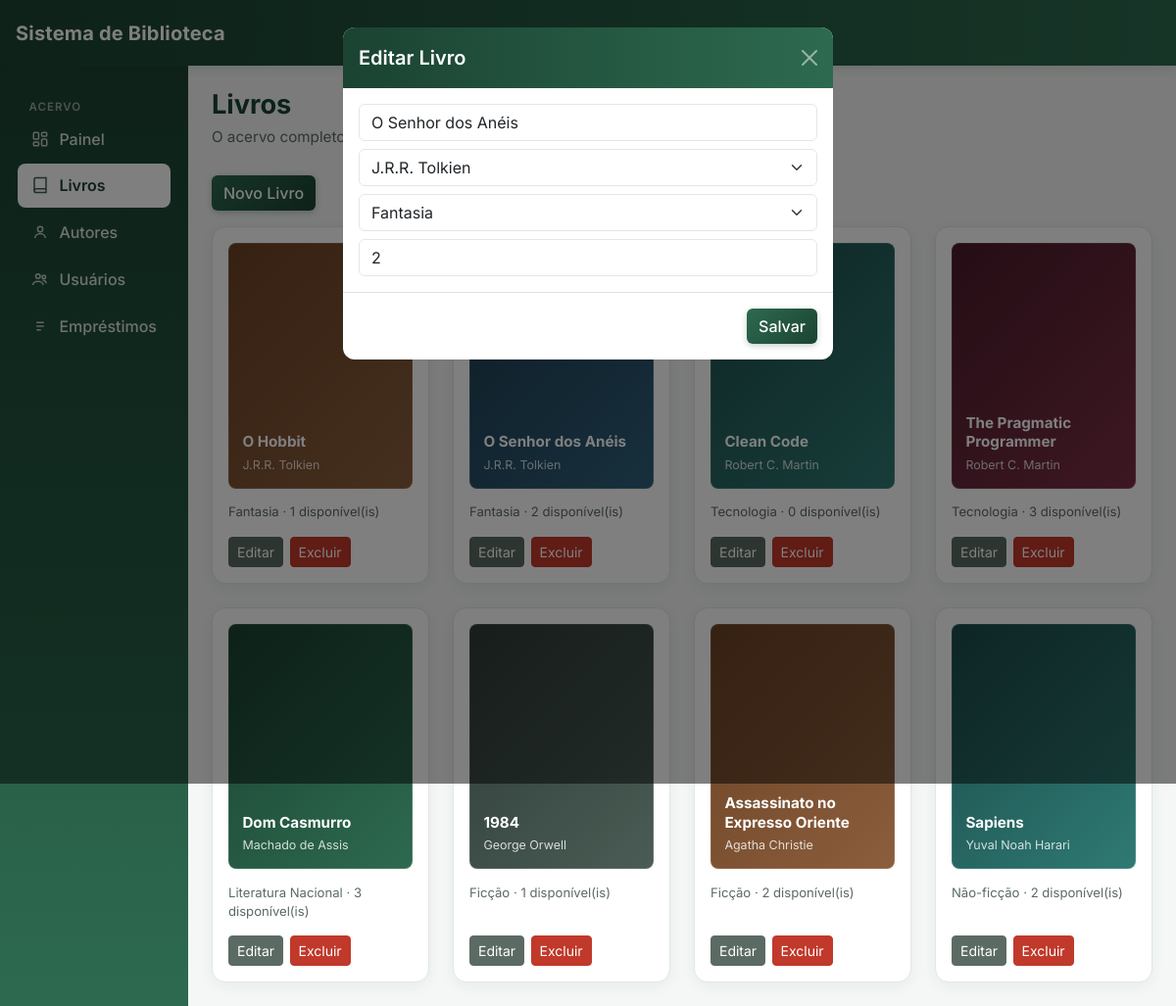
The page /pages/livros.php?editar=2 on the database its author committed.
### tables this page shows
CREATE TABLE livros (
    id INT AUTO_INCREMENT PRIMARY KEY,
    titulo VARCHAR(150) NOT NULL,
    autor_id INT,
    categoria_id INT,
    quantidade_total INT DEFAULT 1,
    quantidade_disponivel INT DEFAULT 1,
    FOREIGN KEY (autor_id) REFERENCES autores(id),
    FOREIGN KEY (categoria_id) REFERENCES categorias(id)
);

CREATE TABLE autores (
    id INT AUTO_INCREMENT PRIMARY KEY,
    nome VARCHAR(120) NOT NULL
);

CREATE TABLE categorias (
    id INT AUTO_INCREMENT PRIMARY KEY,
    nome VARCHAR(80) NOT NULL
);

### includes/funcoes.php (called while the page is built, shortened)
<?php
function corCapa($titulo) {
    return (crc32($titulo) % 6) + 1;
}
function listarDados($conexao, $tabela) {
    return mysqli_query($conexao, "SELECT * FROM $tabela");
}
function buscarPorId($conexao, $tabela, $id) {
    $stmt = mysqli_prepare($conexao, "SELECT * FROM $tabela WHERE id = ?");
    mysqli_stmt_bind_param($stmt, "i", $id);
    mysqli_stmt_execute($stmt);
    return mysqli_fetch_assoc(mysqli_stmt_get_result($stmt));
}

### pages/livros.php (the view, shortened to what this page needs)
<?php
require_once __DIR__ . '/../includes/conexao.php';
require_once __DIR__ . '/../includes/funcoes.php';
$livroEditando = null;
if (isset($_GET['editar'])) {
    $livroEditando = buscarPorId($conexao, 'livros', (int)$_GET['editar']);
}
$autores = listarDados($conexao, 'autores');
$categorias = listarDados($conexao, 'categorias');
$livros = mysqli_query($conexao, "
    SELECT l.*, a.nome AS autor, c.nome AS categoria
    FROM livros l
    LEFT JOIN autores a ON a.id = l.autor_id
    LEFT JOIN categorias c ON c.id = l.categoria_id
");
require_once __DIR__ . '/../includes/header.php';
require_once __DIR__ . '/../includes/sidebar.php';
?>
<div class="container-fluid p-4">
  <h1>Livros</h1>
  <p class="subtitulo">O acervo completo, com autor, categoria e disponibilidade.</p>
  <button class="btn btn-primary mb-3" data-bs-toggle="modal" data-bs-target="#modalLivro">
    Novo Livro
  </button>
  <?php if (mysqli_num_rows($livros) === 0): ?>
    <p class="text-muted">Nenhum livro cadastrado ainda.</p>
  <?php else: ?>
  <div class="row row-cols-1 row-cols-sm-2 row-cols-md-3 row-cols-lg-4 g-4">
    <?php while ($livro = mysqli_fetch_assoc($livros)): ?>
    <div class="col">
      <div class="livro-card">
        <div class="capa-livro capa-<?= corCapa($livro['titulo']) ?>">
          <span class="capa-titulo"><?= htmlspecialchars($livro['titulo']) ?></span>
          <span class="capa-autor"><?= htmlspecialchars($livro['autor'] ?? 'Autor desconhecido') ?></span>
        </div>
        <div class="livro-meta">
          <?= htmlspecialchars($livro['categoria'] ?? 'Sem categoria') ?> ·
          <?= (int)$livro['quantidade_disponivel'] ?> disponível(is)
        </div>
        <div class="livro-acoes">
          <a href="?editar=<?= $livro['id'] ?>" class="btn btn-sm btn-secondary">Editar</a>
          <a href="?excluir=<?= $livro['id'] ?>" class="btn btn-sm btn-danger"
             onclick="return confirm('Excluir este livro? Essa ação não pode ser desfeita.')">Excluir</a>
        </div>
      </div>
    </div>
    <?php endwhile; ?>
  </div>
  <?php endif; ?>
</div>
<div class="modal fade" id="modalLivro" tabindex="-1">
  <div class="modal-dialog">
    <form method="POST" class="modal-content">
      <div class="modal-header">
        <h5 class="modal-title"><?= $livroEditando ? 'Editar Livro' : 'Novo Livro' ?></h5>
        <button type="button" class="btn-close" data-bs-dismiss="modal"></button>
      </div>
      <div class="modal-body">
        <input type="text" name="titulo" class="form-control mb-2" placeholder="Título"
               value="<?= htmlspecialchars($livroEditando['titulo'] ?? '') ?>" required>
        <select name="autor_id" class="form-select mb-2">
          <?php mysqli_data_seek($autores, 0); while ($a = mysqli_fetch_assoc($autores)): ?>
            <option value="<?= $a['id'] ?>"
              <?= (isset($livroEditando['autor_id']) && $livroEditando['autor_id'] == $a['id']) ? 'selected' : '' ?>>
              <?= htmlspecialchars($a['nome']) ?>
            </option>
          <?php endwhile; ?>
        </select>
        <select name="categoria_id" class="form-select mb-2">
          <?php mysqli_data_seek($categorias, 0); while ($c = mysqli_fetch_assoc($categorias)): ?>
            <option value="<?= $c['id'] ?>"
              <?= (isset($livroEditando['categoria_id']) && $livroEditando['categoria_id'] == $c['id']) ? 'selected' : '' ?>>
              <?= htmlspecialchars($c['nome']) ?>
            </option>
          <?php endwhile; ?>
        </select>
        <input type="number" name="quantidade_total" class="form-control" placeholder="Quantidade" min="1"
               value="<?= htmlspecialchars($livroEditando['quantidade_total'] ?? '') ?>" required>
      </div>
      <div class="modal-footer">
        <button type="submit" class="btn btn-primary">Salvar</button>
      </div>
    </form>
  </div>
</div>
<?php require_once __DIR__ . '/../includes/footer.php'; ?>

### assets/css/estilo.css (style rules this page uses)
:root { --primary: #1B4332; --primary-mid: #2D6A4F; --primary-light: #40916C; --accent-soft: #D8F3DC; --bg: #F4F7F5; --border: #E1E8E4; --text: #1B1F1D; --text-muted: #5B6B63; --danger: #C0392B; --danger-soft: #FBEAE8; --success: #2D6A4F; }
body { background: var(--bg); color: var(--text); font-family: 'Inter', system-ui, sans-serif; }
h1 { font-size: 1.7rem; font-weight: 700; margin-bottom: 0.3rem; color: var(--primary); }
.subtitulo { color: var(--text-muted); margin-bottom: 1.75rem; font-size: 0.95rem; }
.btn-primary { background: linear-gradient(135deg, var(--primary-mid), var(--primary)); border: none; font-weight: 500; box-shadow: 0 2px 6px rgba(27, 67, 50, 0.25); }
.btn-danger { background-color: var(--danger); border-color: var(--danger); }
.btn-secondary { background-color: var(--text-muted); border-color: var(--text-muted); }
.form-control, .form-select { border-color: var(--border); }
.modal-content { border: none; border-radius: 12px; overflow: hidden; }
.modal-header { background: linear-gradient(90deg, var(--primary) 0%, var(--primary-mid) 100%); color: #fff; border: none; }
.modal-header .modal-title { color: #fff; font-weight: 600; }
.modal-header .btn-close { filter: invert(1) grayscale(1) brightness(1.8); }
.livro-card { background: #fff; border: 1px solid var(--border); border-radius: 14px; padding: 1rem; box-shadow: 0 4px 14px rgba(27, 67, 50, 0.06); height: 100%; display: flex; flex-direction: column; }
.capa-livro { aspect-ratio: 3 / 4; border-radius: 8px; display: flex; flex-direction: column; justify-content: flex-end; padding: 0.9rem; color: #fff; margin-bottom: 0.9rem; box-shadow: inset 0 0 0 1px rgba(255, 255, 255, 0.12); }
.capa-livro .capa-titulo { font-weight: 700; font-size: 0.95rem; line-height: 1.3; display: -webkit-box; -webkit-line-clamp: 3; -webkit-box-orient: vertical; overflow: hidden; }
.capa-livro .capa-autor { font-size: 0.78rem; opacity: 0.8; margin-top: 0.3rem; }
.livro-meta { font-size: 0.82rem; color: var(--text-muted); margin-bottom: 0.9rem; }
.livro-acoes { margin-top: auto; display: flex; gap: 0.4rem; }
.capa-1 { background: linear-gradient(135deg, #1B4332, #2D6A4F); }
.capa-2 { background: linear-gradient(135deg, #1B4B4A, #2F7A73); }
.capa-3 { background: linear-gradient(135deg, #6B4226, #8B5E3C); }
.capa-4 { background: linear-gradient(135deg, #1B3A4B, #2F5F7A); }
.capa-5 { background: linear-gradient(135deg, #4B1B2A, #7A2F45); }
.capa-6 { background: linear-gradient(135deg, #2E3B36, #4A5C55); }

### rows shown on the page
livros: titulo "O Hobbit", autor.nome "J.R.R. Tolkien", categoria.nome "Fantasia", quantidade_disponivel "1"
livros: titulo "O Senhor dos Anéis", autor.nome "J.R.R. Tolkien", categoria.nome "Fantasia", quantidade_disponivel "2", autor_id "J.R.R. Tolkien", categoria_id "Fantasia", quantidade_total "2"
livros: titulo "Clean Code", autor.nome "Robert C. Martin", categoria.nome "Tecnologia", quantidade_disponivel "0"
livros: titulo "The Pragmatic Programmer", autor.nome "Robert C. Martin", categoria.nome "Tecnologia", quantidade_disponivel "3"
livros: titulo "Dom Casmurro", autor.nome "Machado de Assis", categoria.nome "Literatura Nacional", quantidade_disponivel "3"
livros: titulo "1984", autor.nome "George Orwell", categoria.nome "Ficção", quantidade_disponivel "1"
livros: titulo "Assassinato no Expresso Oriente", autor.nome "Agatha Christie", categoria.nome "Ficção", quantidade_disponivel "2"
livros: titulo "Sapiens", autor.nome "Yuval Noah Harari", categoria.nome "Não-ficção", quantidade_disponivel "2"
